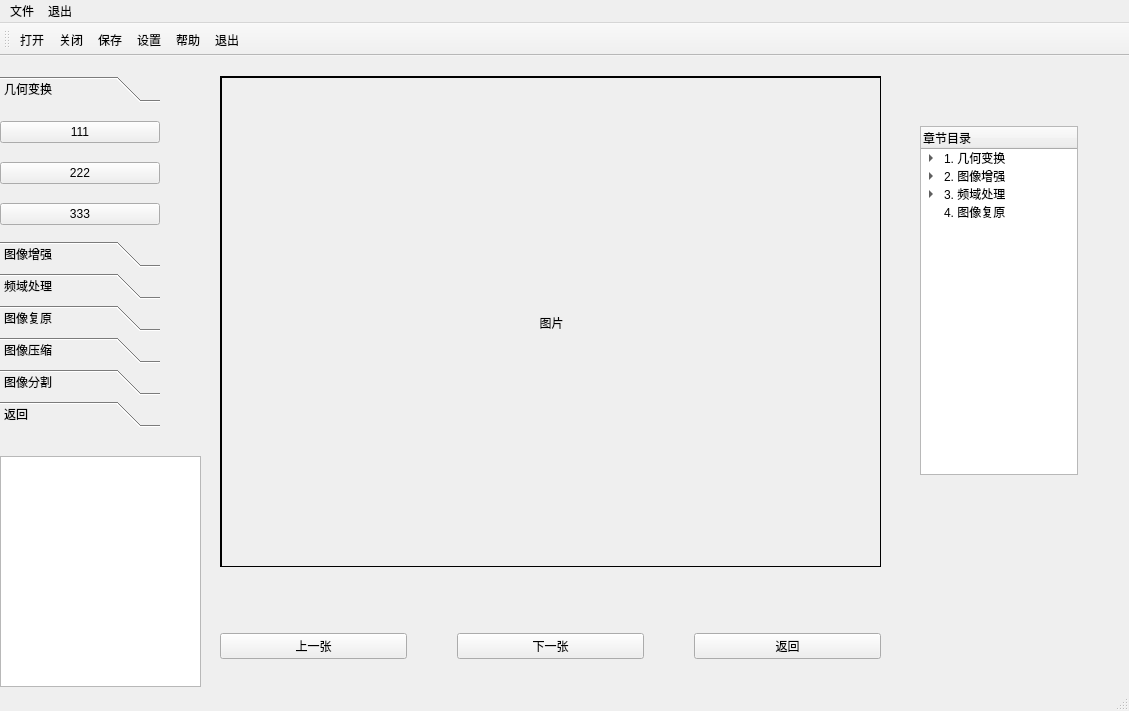
<?xml version="1.0" encoding="UTF-8"?>
<ui version="4.0">
 <class>MainWindow</class>
 <widget class="QMainWindow" name="MainWindow">
  <property name="geometry">
   <rect>
    <x>0</x>
    <y>0</y>
    <width>1129</width>
    <height>711</height>
   </rect>
  </property>
  <property name="windowTitle">
   <string>MainWindow</string>
  </property>
  <widget class="QWidget" name="centralwidget">
   <widget class="QWidget" name="verticalLayoutWidget">
    <property name="geometry">
     <rect>
      <x>0</x>
      <y>20</y>
      <width>160</width>
      <height>351</height>
     </rect>
    </property>
    <layout class="QVBoxLayout" name="verticalLayout">
     <item>
      <widget class="QToolBox" name="toolBox">
       <property name="currentIndex">
        <number>0</number>
       </property>
       <widget class="QWidget" name="page_3">
        <property name="geometry">
         <rect>
          <x>0</x>
          <y>0</y>
          <width>158</width>
          <height>139</height>
         </rect>
        </property>
        <attribute name="label">
         <string>几何变换</string>
        </attribute>
        <widget class="QWidget" name="verticalLayoutWidget_3">
         <property name="geometry">
          <rect>
           <x>0</x>
           <y>0</y>
           <width>160</width>
           <height>131</height>
          </rect>
         </property>
         <layout class="QVBoxLayout" name="verticalLayout_3">
          <item>
           <widget class="QPushButton" name="pushButton_5">
            <property name="text">
             <string>111</string>
            </property>
           </widget>
          </item>
          <item>
           <widget class="QPushButton" name="pushButton_6">
            <property name="text">
             <string>222</string>
            </property>
           </widget>
          </item>
          <item>
           <widget class="QPushButton" name="pushButton_4">
            <property name="text">
             <string>333</string>
            </property>
           </widget>
          </item>
         </layout>
        </widget>
       </widget>
       <widget class="QWidget" name="page_4">
        <property name="geometry">
         <rect>
          <x>0</x>
          <y>0</y>
          <width>158</width>
          <height>139</height>
         </rect>
        </property>
        <attribute name="label">
         <string>图像增强</string>
        </attribute>
        <widget class="QWidget" name="verticalLayoutWidget_4">
         <property name="geometry">
          <rect>
           <x>0</x>
           <y>10</y>
           <width>160</width>
           <height>131</height>
          </rect>
         </property>
         <layout class="QVBoxLayout" name="verticalLayout_4">
          <item>
           <widget class="QPushButton" name="pushButton_8">
            <property name="text">
             <string>444</string>
            </property>
           </widget>
          </item>
          <item>
           <widget class="QPushButton" name="pushButton_9">
            <property name="text">
             <string>555</string>
            </property>
           </widget>
          </item>
          <item>
           <widget class="QPushButton" name="pushButton_7">
            <property name="text">
             <string>666</string>
            </property>
           </widget>
          </item>
         </layout>
        </widget>
       </widget>
       <widget class="QWidget" name="page_5">
        <attribute name="label">
         <string>频域处理</string>
        </attribute>
        <widget class="QWidget" name="verticalLayoutWidget_5">
         <property name="geometry">
          <rect>
           <x>0</x>
           <y>0</y>
           <width>160</width>
           <height>141</height>
          </rect>
         </property>
         <layout class="QVBoxLayout" name="verticalLayout_5">
          <item>
           <widget class="QPushButton" name="pushButton_11">
            <property name="text">
             <string>PushButton</string>
            </property>
           </widget>
          </item>
          <item>
           <widget class="QPushButton" name="pushButton_12">
            <property name="text">
             <string>PushButton</string>
            </property>
           </widget>
          </item>
          <item>
           <widget class="QPushButton" name="pushButton_10">
            <property name="text">
             <string>PushButton</string>
            </property>
           </widget>
          </item>
         </layout>
        </widget>
       </widget>
       <widget class="QWidget" name="page_6">
        <attribute name="label">
         <string>图像复原</string>
        </attribute>
        <widget class="QWidget" name="verticalLayoutWidget_8">
         <property name="geometry">
          <rect>
           <x>0</x>
           <y>0</y>
           <width>160</width>
           <height>111</height>
          </rect>
         </property>
         <layout class="QVBoxLayout" name="verticalLayout_8">
          <item>
           <widget class="QPushButton" name="pushButton_20">
            <property name="text">
             <string>PushButton</string>
            </property>
           </widget>
          </item>
          <item>
           <widget class="QPushButton" name="pushButton_21">
            <property name="text">
             <string>PushButton</string>
            </property>
           </widget>
          </item>
          <item>
           <widget class="QPushButton" name="pushButton_19">
            <property name="text">
             <string>PushButton</string>
            </property>
           </widget>
          </item>
         </layout>
        </widget>
       </widget>
       <widget class="QWidget" name="page_7">
        <attribute name="label">
         <string>图像压缩</string>
        </attribute>
        <widget class="QWidget" name="verticalLayoutWidget_6">
         <property name="geometry">
          <rect>
           <x>0</x>
           <y>10</y>
           <width>160</width>
           <height>131</height>
          </rect>
         </property>
         <layout class="QVBoxLayout" name="verticalLayout_6">
          <item>
           <widget class="QPushButton" name="pushButton_14">
            <property name="text">
             <string>PushButton</string>
            </property>
           </widget>
          </item>
          <item>
           <widget class="QPushButton" name="pushButton_15">
            <property name="text">
             <string>PushButton</string>
            </property>
           </widget>
          </item>
          <item>
           <widget class="QPushButton" name="pushButton_13">
            <property name="text">
             <string>PushButton</string>
            </property>
           </widget>
          </item>
         </layout>
        </widget>
       </widget>
       <widget class="QWidget" name="page_8">
        <attribute name="label">
         <string>图像分割</string>
        </attribute>
        <widget class="QWidget" name="verticalLayoutWidget_7">
         <property name="geometry">
          <rect>
           <x>0</x>
           <y>0</y>
           <width>160</width>
           <height>141</height>
          </rect>
         </property>
         <layout class="QVBoxLayout" name="verticalLayout_7">
          <item>
           <widget class="QPushButton" name="pushButton_17">
            <property name="text">
             <string>PushButton</string>
            </property>
           </widget>
          </item>
          <item>
           <widget class="QPushButton" name="pushButton_18">
            <property name="text">
             <string>PushButton</string>
            </property>
           </widget>
          </item>
          <item>
           <widget class="QPushButton" name="pushButton_16">
            <property name="text">
             <string>PushButton</string>
            </property>
           </widget>
          </item>
         </layout>
        </widget>
       </widget>
       <widget class="QWidget" name="page_9">
        <attribute name="label">
         <string>返回</string>
        </attribute>
       </widget>
      </widget>
     </item>
    </layout>
   </widget>
   <widget class="QWidget" name="verticalLayoutWidget_2">
    <property name="geometry">
     <rect>
      <x>0</x>
      <y>400</y>
      <width>201</width>
      <height>231</height>
     </rect>
    </property>
    <layout class="QVBoxLayout" name="verticalLayout_2">
     <item>
      <widget class="QTextEdit" name="textEdit"/>
     </item>
    </layout>
   </widget>
   <widget class="QStackedWidget" name="stackedWidget">
    <property name="geometry">
     <rect>
      <x>220</x>
      <y>20</y>
      <width>661</width>
      <height>491</height>
     </rect>
    </property>
    <property name="frameShape">
     <enum>QFrame::Box</enum>
    </property>
    <widget class="QWidget" name="page">
     <widget class="QLabel" name="label">
      <property name="geometry">
       <rect>
        <x>0</x>
        <y>0</y>
        <width>661</width>
        <height>491</height>
       </rect>
      </property>
      <property name="frameShape">
       <enum>QFrame::Box</enum>
      </property>
      <property name="text">
       <string>图片</string>
      </property>
      <property name="alignment">
       <set>Qt::AlignCenter</set>
      </property>
     </widget>
    </widget>
    <widget class="QWidget" name="page_2"/>
   </widget>
   <widget class="QWidget" name="horizontalLayoutWidget">
    <property name="geometry">
     <rect>
      <x>220</x>
      <y>550</y>
      <width>661</width>
      <height>80</height>
     </rect>
    </property>
    <layout class="QHBoxLayout" name="horizontalLayout">
     <property name="spacing">
      <number>50</number>
     </property>
     <item>
      <widget class="QPushButton" name="pushButton_3">
       <property name="text">
        <string>上一张</string>
       </property>
      </widget>
     </item>
     <item>
      <widget class="QPushButton" name="pushButton_2">
       <property name="text">
        <string>下一张</string>
       </property>
      </widget>
     </item>
     <item>
      <widget class="QPushButton" name="pushButton">
       <property name="text">
        <string>返回</string>
       </property>
      </widget>
     </item>
    </layout>
   </widget>
   <widget class="QTreeWidget" name="treeWidget">
    <property name="geometry">
     <rect>
      <x>920</x>
      <y>70</y>
      <width>158</width>
      <height>349</height>
     </rect>
    </property>
    <column>
     <property name="text">
      <string>章节目录</string>
     </property>
    </column>
    <item>
     <property name="text">
      <string>1. 几何变换</string>
     </property>
     <item>
      <property name="text">
       <string>1.1 图像平移</string>
      </property>
     </item>
     <item>
      <property name="text">
       <string>1.2 图像缩放</string>
      </property>
     </item>
     <item>
      <property name="text">
       <string>1.3 图像旋转</string>
      </property>
     </item>
    </item>
    <item>
     <property name="text">
      <string>2. 图像增强</string>
     </property>
     <item>
      <property name="text">
       <string>2.1 线性拉伸</string>
      </property>
     </item>
     <item>
      <property name="text">
       <string>2.2 对比度增强</string>
      </property>
     </item>
     <item>
      <property name="text">
       <string>2.3 灰度拉伸</string>
      </property>
     </item>
    </item>
    <item>
     <property name="text">
      <string>3. 频域处理</string>
     </property>
     <item>
      <property name="text">
       <string>3.1 傅里叶变换</string>
      </property>
     </item>
     <item>
      <property name="text">
       <string>3.2 巴特沃斯低通</string>
      </property>
     </item>
    </item>
    <item>
     <property name="text">
      <string>4. 图像复原</string>
     </property>
    </item>
   </widget>
  </widget>
  <widget class="QMenuBar" name="menubar">
   <property name="geometry">
    <rect>
     <x>0</x>
     <y>0</y>
     <width>1129</width>
     <height>26</height>
    </rect>
   </property>
   <widget class="QMenu" name="menu">
    <property name="title">
     <string>文件</string>
    </property>
    <addaction name="actionOpen"/>
    <addaction name="actionSave"/>
    <addaction name="actionClose"/>
   </widget>
   <widget class="QMenu" name="menu_2">
    <property name="title">
     <string>退出</string>
    </property>
   </widget>
   <addaction name="menu"/>
   <addaction name="menu_2"/>
  </widget>
  <widget class="QStatusBar" name="statusbar"/>
  <widget class="QToolBar" name="toolBar">
   <property name="windowTitle">
    <string>toolBar</string>
   </property>
   <attribute name="toolBarArea">
    <enum>TopToolBarArea</enum>
   </attribute>
   <attribute name="toolBarBreak">
    <bool>false</bool>
   </attribute>
   <addaction name="actionOpen"/>
   <addaction name="actionClose"/>
   <addaction name="actionSave"/>
   <addaction name="actionSetting"/>
   <addaction name="actionHelp"/>
   <addaction name="actionQuit"/>
  </widget>
  <action name="actionOpen">
   <property name="text">
    <string>打开</string>
   </property>
  </action>
  <action name="actionSave">
   <property name="text">
    <string>保存</string>
   </property>
  </action>
  <action name="actionClose">
   <property name="text">
    <string>关闭</string>
   </property>
  </action>
  <action name="actionSetting">
   <property name="text">
    <string>设置</string>
   </property>
  </action>
  <action name="actionHelp">
   <property name="text">
    <string>帮助</string>
   </property>
  </action>
  <action name="actionQuit">
   <property name="text">
    <string>退出</string>
   </property>
  </action>
 </widget>
 <resources/>
 <connections>
  <connection>
   <sender>actionQuit</sender>
   <signal>triggered()</signal>
   <receiver>MainWindow</receiver>
   <slot>close()</slot>
   <hints>
    <hint type="sourcelabel">
     <x>-1</x>
     <y>-1</y>
    </hint>
    <hint type="destinationlabel">
     <x>472</x>
     <y>355</y>
    </hint>
   </hints>
  </connection>
 </connections>
</ui>
